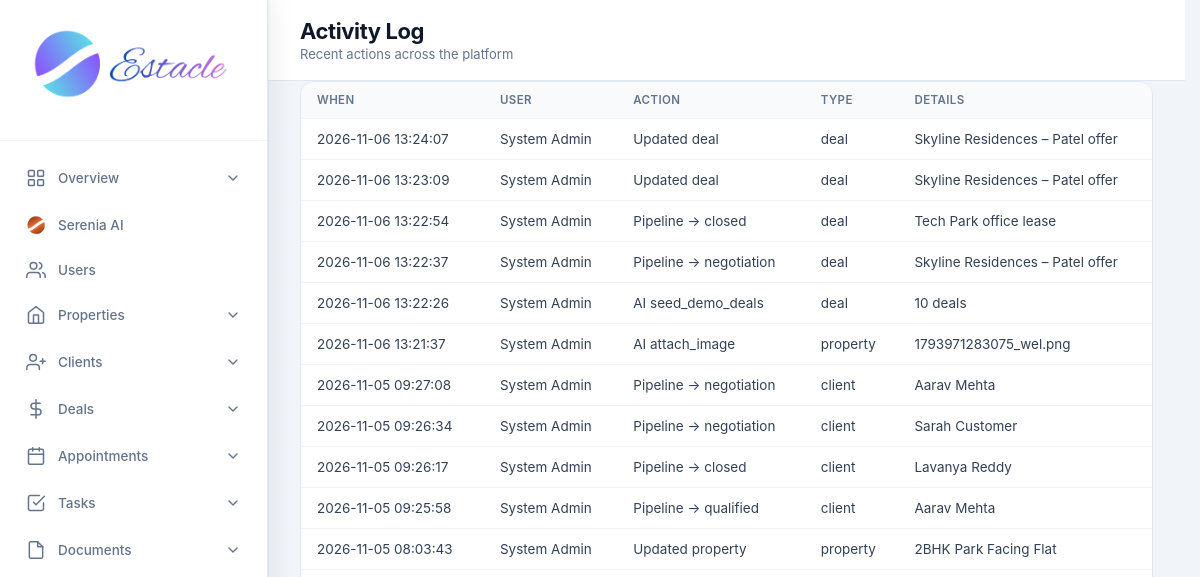
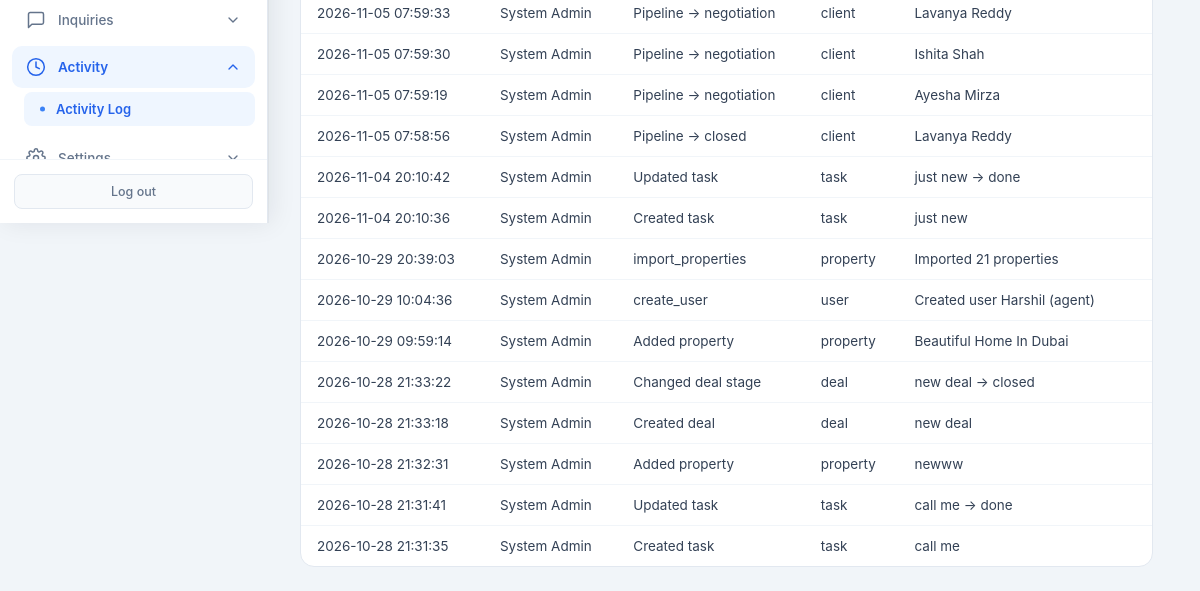
The app's page /admin/activity (signed in), older data (2 pictures, top to bottom).
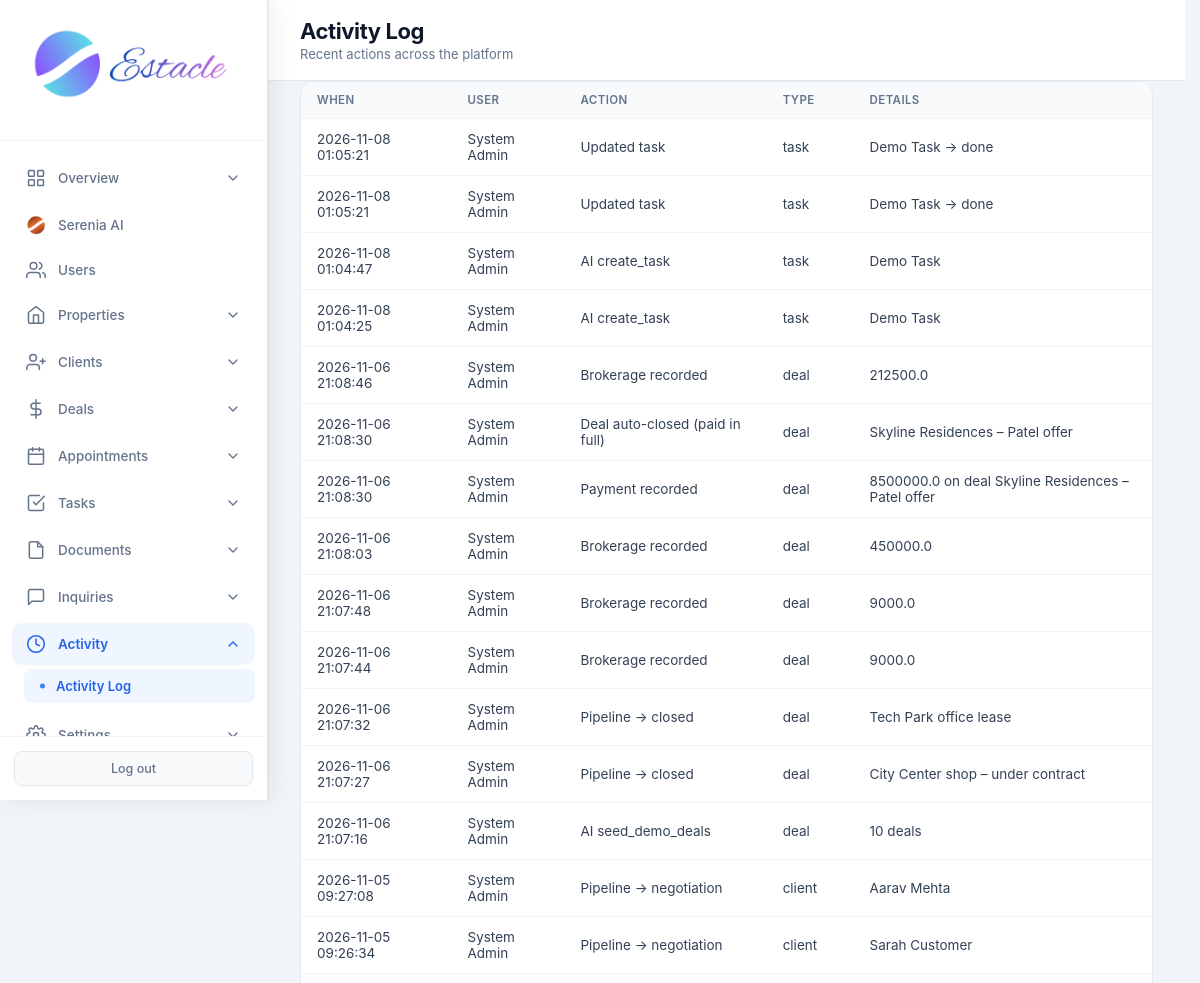
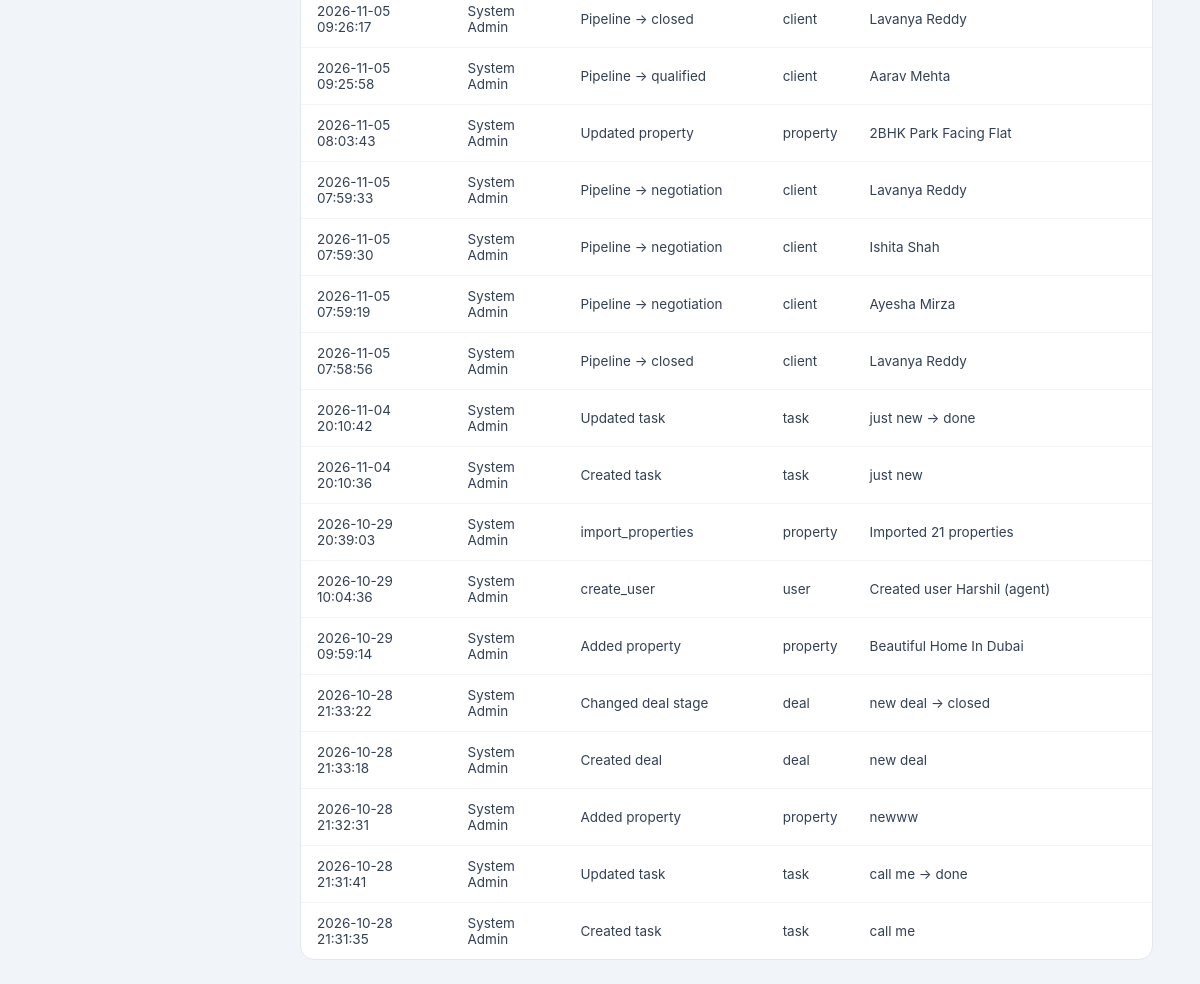
The same page, newer data (2 pictures, top to bottom).
### tables this page shows
CREATE TABLE activity_log (
            id INTEGER PRIMARY KEY AUTOINCREMENT,
            user_id INTEGER,
            action TEXT NOT NULL,
            entity_type TEXT,
            entity_id INTEGER,
            details TEXT,
            created_at TIMESTAMP DEFAULT CURRENT_TIMESTAMP,
            FOREIGN KEY (user_id) REFERENCES users (id)
        );

CREATE TABLE users (
            id INTEGER PRIMARY KEY AUTOINCREMENT,
            email TEXT UNIQUE NOT NULL,
            password TEXT NOT NULL,
            full_name TEXT NOT NULL,
            role TEXT NOT NULL CHECK(role IN ('admin', 'agent', 'customer')),
            phone TEXT,
            created_at TIMESTAMP DEFAULT CURRENT_TIMESTAMP,
            is_active INTEGER DEFAULT 1
        , avatar TEXT, last_seen TIMESTAMP, job_title TEXT, department TEXT, employee_id TEXT, license_no TEXT, commission_rate REAL, alt_phone TEXT, address TEXT, city TEXT, state TEXT, country TEXT, postal_code TEXT, notes TEXT, hire_date TEXT, timezone TEXT);

### routes/admin/activity.py (the view)
@admin.route('/admin/activity')
@login_required
@role_required('admin')
def admin_activity():
    db = get_db()
    logs = db.execute(
        "SELECT a.*, u.full_name as user_name FROM activity_log a LEFT JOIN users u ON a.user_id = u.id ORDER BY a.created_at DESC LIMIT 100"
    ).fetchall()
    return render_template('admin_activity.html', logs=logs)

### core/db.py (called while the page is built)
def get_db():
    if 'db' not in g:
        g.db = sqlite3.connect(current_app.config['DATABASE'])
        g.db.row_factory = sqlite3.Row
    return g.db

### core/helpers.py (called while the page is built)
def login_required(f):
    @wraps(f)
    def decorated_function(*args, **kwargs):
        if 'user_id' not in session:
            flash('Please log in to access this page.', 'warning')
            return redirect(url_for('auth.login'))
        return f(*args, **kwargs)
    return decorated_function

def role_required(*roles):
    def decorator(f):
        @wraps(f)
        def decorated_function(*args, **kwargs):
            if 'user_id' not in session:
                flash('Please log in to access this page.', 'warning')
                return redirect(url_for('auth.login'))
            if session.get('role') not in roles:
                flash('You do not have permission to access this page.', 'danger')
                return redirect(url_for('auth.role_redirect'))
            return f(*args, **kwargs)
        return decorated_function
    return decorator

def get_setting(key, default=''):
    db = get_db()
    row = db.execute('SELECT value FROM settings WHERE key = ?', (key,)).fetchone()
    return row['value'] if row else default

### templates/admin_activity.html (shortened to what this page needs)
<!DOCTYPE html>
<html lang="en">
<head>
<link rel="stylesheet" href="{{ url_for('static', filename='css/admin.css') }}">
</head>
<body>
<div class="app-layout">
{% set active = 'activity' %}
{% include 'partials/admin_sidebar.html' %}
<main class="main-content">
<header class="top-bar">
<div><h1 class="page-title">Activity Log</h1><p class="page-subtitle">Recent actions across the platform</p></div>
</header>
<div class="panel full"><div class="table-wrap"><table>
<thead><tr><th>When</th><th>User</th><th>Action</th><th>Type</th><th>Details</th></tr></thead>
<tbody>
{% for a in logs %}
<tr>
<td>{{ a.created_at }}</td>
<td>{{ a.user_name or '—' }}</td>
<td>{{ a.action }}</td>
<td>{{ a.entity_type or '—' }}</td>
<td>{{ a.details or '—' }}</td>
</tr>
{% else %}<tr><td colspan="5" class="empty">No activity yet</td></tr>{% endfor %}
</tbody></table></div></div>
</main>
</div>
</body>
</html>

### templates/partials/admin_sidebar.html (shortened to what this page needs)
<aside class="sidebar" data-shell="admin">
    <div class="sidebar-header">
        <div class="logo">
            <img src="{{ url_for('static', filename='images/logo.png') }}" alt="Estacle" class="sidebar-logo">
        </div>
    </div>
    <nav class="sidebar-nav">
        <div class="nav-dropdown {% if active in ['dashboard', 'analytics', 'search'] %}open has-active{% endif %}">
            <button type="button" class="nav-dropdown-toggle" onclick="this.parentElement.classList.toggle('open')">
                <svg class="nav-icon" viewBox="0 0 24 24"><rect x="3" y="3" width="7" height="7" rx="1"/><rect x="14" y="3" width="7" height="7" rx="1"/><rect x="3" y="14" width="7" height="7" rx="1"/><rect x="14" y="14" width="7" height="7" rx="1"/></svg>
                <span>Overview</span>
                <svg class="chevron" viewBox="0 0 24 24"><polyline points="6 9 12 15 18 9"/></svg>
            </button>
        </div>
        <a href="{{ url_for('admin.admin_ai') }}" class="nav-item {% if active == 'ai' %}active{% endif %}">
            <img class="nav-icon" src="{{ url_for('static', filename='images/serenia-icon.png') }}" alt="" style="width:20px;height:20px;object-fit:contain;border-radius:50%">
            <span>Serenia AI</span>
        </a>
        <a href="{{ url_for('admin.admin_users') }}" class="nav-item {% if active in ['users', 'add_user', 'edit_user'] %}active{% endif %}">
            <svg class="nav-icon" viewBox="0 0 24 24"><path d="M17 21v-2a4 4 0 0 0-4-4H5a4 4 0 0 0-4 4v2"/><circle cx="9" cy="7" r="4"/><path d="M23 21v-2a4 4 0 0 0-3-3.87"/><path d="M16 3.13a4 4 0 0 1 0 7.75"/></svg>
            <span>Users</span>
        </a>
        <div class="nav-dropdown {% if active in ['properties', 'add_property', 'property_detail', 'display_properties', 'compare'] %}open has-active{% endif %}">
            <button type="button" class="nav-dropdown-toggle" onclick="this.parentElement.classList.toggle('open')">
                <svg class="nav-icon" viewBox="0 0 24 24"><path d="M3 9l9-7 9 7v11a2 2 0 0 1-2 2H5a2 2 0 0 1-2-2z"/><polyline points="9 22 9 12 15 12 15 22"/></svg>
                <span>Properties</span>
                <svg class="chevron" viewBox="0 0 24 24"><polyline points="6 9 12 15 18 9"/></svg>
            </button>
        </div>
        <div class="nav-dropdown {% if active in ['clients', 'add_client', 'leads', 'add_lead'] %}open has-active{% endif %}">
            <button type="button" class="nav-dropdown-toggle" onclick="this.parentElement.classList.toggle('open')">
                <svg class="nav-icon" viewBox="0 0 24 24"><path d="M16 21v-2a4 4 0 0 0-4-4H5a4 4 0 0 0-4 4v2"/><circle cx="8.5" cy="7" r="4"/><line x1="20" y1="8" x2="20" y2="14"/><line x1="23" y1="11" x2="17" y2="11"/></svg>
                <span>Clients</span>
                <svg class="chevron" viewBox="0 0 24 24"><polyline points="6 9 12 15 18 9"/></svg>
            </button>
        </div>
        <div class="nav-dropdown {% if active in ['deals', 'deals_pipeline', 'add_deal', 'deal_payments', 'brokerage', 'deals_summary'] %}open has-active{% endif %}">
            <button type="button" class="nav-dropdown-toggle" onclick="this.parentElement.classList.toggle('open')">
                <svg class="nav-icon" viewBox="0 0 24 24"><line x1="12" y1="1" x2="12" y2="23"/><path d="M17 5H9.5a3.5 3.5 0 0 0 0 7h5a3.5 3.5 0 0 1 0 7H6"/></svg>
                <span>Deals</span>
                <svg class="chevron" viewBox="0 0 24 24"><polyline points="6 9 12 15 18 9"/></svg>
            </button>
        </div>
        <div class="nav-dropdown {% if active in ['appointments', 'add_appointment'] %}open has-active{% endif %}">
            <button type="button" class="nav-dropdown-toggle" onclick="this.parentElement.classList.toggle('open')">
                <svg class="nav-icon" viewBox="0 0 24 24"><rect x="3" y="4" width="18" height="18" rx="2" ry="2"/><line x1="16" y1="2" x2="16" y2="6"/><line x1="8" y1="2" x2="8" y2="6"/><line x1="3" y1="10" x2="21" y2="10"/></svg>
                <span>Appointments</span>
                <svg class="chevron" viewBox="0 0 24 24"><polyline points="6 9 12 15 18 9"/></svg>
            </button>
        </div>
        <div class="nav-dropdown {% if active in ['tasks', 'add_task'] %}open has-active{% endif %}">
            <button type="button" class="nav-dropdown-toggle" onclick="this.parentElement.classList.toggle('open')">
                <svg class="nav-icon" viewBox="0 0 24 24"><path d="M9 11l3 3L22 4"/><path d="M21 12v7a2 2 0 0 1-2 2H5a2 2 0 0 1-2-2V5a2 2 0 0 1 2-2h11"/></svg>
                <span>Tasks</span>
                <svg class="chevron" viewBox="0 0 24 24"><polyline points="6 9 12 15 18 9"/></svg>
            </button>
        </div>
        <div class="nav-dropdown {% if active in ['documents', 'add_document'] %}open has-active{% endif %}">
            <button type="button" class="nav-dropdown-toggle" onclick="this.parentElement.classList.toggle('open')">
                <svg class="nav-icon" viewBox="0 0 24 24"><path d="M14 2H6a2 2 0 0 0-2 2v16a2 2 0 0 0 2 2h12a2 2 0 0 0 2-2V8z"/><polyline points="14 2 14 8 20 8"/></svg>
                <span>Documents</span>
                <svg class="chevron" viewBox="0 0 24 24"><polyline points="6 9 12 15 18 9"/></svg>
            </button>
        </div>
        <div class="nav-dropdown {% if active == 'inquiries' %}open has-active{% endif %}">
            <button type="button" class="nav-dropdown-toggle" onclick="this.parentElement.classList.toggle('open')">
                <svg class="nav-icon" viewBox="0 0 24 24"><path d="M21 15a2 2 0 0 1-2 2H7l-4 4V5a2 2 0 0 1 2-2h14a2 2 0 0 1 2 2z"/></svg>
                <span>Inquiries</span>
                <svg class="chevron" viewBox="0 0 24 24"><polyline points="6 9 12 15 18 9"/></svg>
            </button>
        </div>
        <div class="nav-dropdown {% if active == 'activity' %}open has-active{% endif %}">
            <button type="button" class="nav-dropdown-toggle" onclick="this.parentElement.classList.toggle('open')">
                <svg class="nav-icon" viewBox="0 0 24 24"><circle cx="12" cy="12" r="10"/><polyline points="12 6 12 12 16 14"/></svg>
                <span>Activity</span>
                <svg class="chevron" viewBox="0 0 24 24"><polyline points="6 9 12 15 18 9"/></svg>
            </button>
            <div class="nav-dropdown-menu">
                <a href="{{ url_for('admin.admin_activity') }}" class="nav-subitem {% if active == 'activity' %}active{% endif %}">Activity Log</a>
            </div>
        </div>
        <div class="nav-dropdown {% if active == 'settings' %}open has-active{% endif %}">
            <button type="button" class="nav-dropdown-toggle" onclick="this.parentElement.classList.toggle('open')">
                <span>Settings</span>
                <svg class="chevron" viewBox="0 0 24 24"><polyline points="6 9 12 15 18 9"/></svg>
            </button>
        </div>
    </nav>
    <div class="sidebar-footer">
        <a href="{{ url_for('auth.logout') }}" class="logout-btn">Log out</a>
    </div>
</aside>

### static/css/admin.css (style rules this page uses)
* { margin: 0; padding: 0; box-sizing: border-box; }
body { font-family: -apple-system, BlinkMacSystemFont, 'Segoe UI', Roboto, 'Helvetica Neue', Arial, sans-serif; background: #f1f5f9; color: #0f172a; min-height: 100vh; }
.app-layout { display: flex; min-height: 100vh; }
.sidebar { width: 268px; background: #ffffff; color: #0f172a; display: flex; flex-direction: column; position: fixed; height: 100vh; z-index: 100; box-shadow: 4px 0 24px rgba(15, 23, 42, 0.08), 1px 0 0 rgba(15, 23, 42, 0.04); border-right: 1px solid #e2e8f0; }
.sidebar-header { padding: 28px 16px 24px; border-bottom: 1px solid #f1f5f9; display: flex; justify-content: center; }
.logo { display: flex; align-items: center; justify-content: center; width: 100%; }
.sidebar-logo { height: 88px; width: auto; max-width: 230px; object-fit: contain; }
.sidebar-nav { flex: 1; padding: 16px 12px; display: flex; flex-direction: column; gap: 3px; overflow-y: auto; }
.nav-item { display: flex; align-items: center; gap: 12px; padding: 11px 14px; border-radius: 10px; color: #64748b; text-decoration: none; font-size: 13.5px; font-weight: 500; transition: all 0.15s ease; }
.nav-icon { width: 20px; height: 20px; flex-shrink: 0; stroke: currentColor; fill: none; stroke-width: 1.8; stroke-linecap: round; stroke-linejoin: round; }
.sidebar-footer { padding: 14px; border-top: 1px solid #f1f5f9; }
.logout-btn { display: block; width: 100%; padding: 9px; text-align: center; background: #f8fafc; color: #64748b; border-radius: 8px; text-decoration: none; font-size: 12.5px; font-weight: 500; transition: all 0.15s ease; border: 1px solid #e2e8f0; }
.main-content { flex: 1; margin-left: 268px; min-height: 100vh; }
.top-bar { background: white; padding: 18px 32px; border-bottom: 1px solid #e2e8f0; display: flex; justify-content: space-between; align-items: center; }
.page-title { font-family: 'Inter', sans-serif; font-size: 22px; font-weight: 700; letter-spacing: -0.4px; color: #0f172a; }
.page-subtitle { font-size: 13px; color: #64748b; margin-top: 2px; font-weight: 400; }
.panel { background: white; border-radius: 14px; border: 1px solid #e2e8f0; overflow: hidden; }
.panel.full { margin: 0 32px 24px; }
.table-wrap { overflow-x: auto; }
table { width: 100%; border-collapse: collapse; font-size: 13.5px; }
th { text-align: left; padding: 11px 16px; background: #f8fafc; color: #64748b; font-weight: 600; font-size: 11.5px; text-transform: uppercase; letter-spacing: 0.4px; }
td { padding: 12px 16px; border-top: 1px solid #f1f5f9; color: #334155; }
.nav-dropdown { margin-bottom: 2px; }
.nav-dropdown-toggle { display: flex; align-items: center; gap: 12px; width: 100%; padding: 11px 14px; border: none; border-radius: 10px; background: transparent; color: #64748b; font-size: 13.5px; font-weight: 500; font-family: inherit; cursor: pointer; transition: all 0.15s ease; text-align: left; }
.nav-dropdown.has-active > .nav-dropdown-toggle { color: #2563eb; background: #eff6ff; font-weight: 600; }
.nav-dropdown-toggle .chevron { width: 16px; height: 16px; margin-left: auto; stroke: currentColor; fill: none; stroke-width: 2; stroke-linecap: round; stroke-linejoin: round; transition: transform 0.2s ease; }
.nav-dropdown.open > .nav-dropdown-toggle .chevron { transform: rotate(180deg); }
.nav-dropdown-menu { display: none; flex-direction: column; padding: 4px 0 6px 12px; gap: 1px; }
.nav-dropdown.open > .nav-dropdown-menu { display: flex; }
.nav-subitem { display: block; padding: 9px 14px 9px 32px; border-radius: 8px; color: #64748b; text-decoration: none; font-size: 13px; font-weight: 500; transition: all 0.15s ease; position: relative; }
.nav-subitem::before { content: ''; position: absolute; left: 16px; top: 50%; transform: translateY(-50%); width: 5px; height: 5px; border-radius: 50%; background: #cbd5e1; }
.nav-subitem.active { background: #eff6ff; color: #2563eb; font-weight: 600; }
.nav-subitem.active::before { background: #3b82f6; }
html { scrollbar-gutter: stable; }
.app-layout > :not(.sidebar):not(script):not(style) { animation: estacle-page-in 200ms cubic-bezier(0.22, 0.61, 0.36, 1) backwards; }

Row changes from the older to the newer data that the page shows:
added activity_log: created_at "2026-11-08 01:05:21", full_name "System Admin", action "Updated task", entity_type "task", details "Demo Task → done"
added activity_log: created_at "2026-11-08 01:05:21", full_name "System Admin", action "Updated task", entity_type "task", details "Demo Task → done"
added activity_log: created_at "2026-11-08 01:04:47", full_name "System Admin", action "AI create_task", entity_type "task", details "Demo Task"
added activity_log: created_at "2026-11-08 01:04:25", full_name "System Admin", action "AI create_task", entity_type "task", details "Demo Task"
added activity_log: created_at "2026-11-06 21:08:46", full_name "System Admin", action "Brokerage recorded", entity_type "deal", details "212500.0"
added activity_log: created_at "2026-11-06 21:08:30", full_name "System Admin", action "Deal auto-closed (paid in full)", entity_type "deal", details "Skyline Residences – Patel offer"
added activity_log: created_at "2026-11-06 21:08:30", full_name "System Admin", action "Payment recorded", entity_type "deal", details "8500000.0 on deal Skyline Residences – Patel offer"
changed activity_log (number 8 of 32 on the later page): created_at "2026-11-06 13:24:07" → "2026-11-06 21:08:03"; action "Updated deal" → "Brokerage recorded"; details "Skyline Residences – Patel offer" → "450000.0"
changed activity_log (number 9 of 32 on the later page): created_at "2026-11-06 13:23:09" → "2026-11-06 21:07:48"; action "Updated deal" → "Brokerage recorded"; details "Skyline Residences – Patel offer" → "9000.0"
changed activity_log (number 10 of 32 on the later page): created_at "2026-11-06 13:22:54" → "2026-11-06 21:07:44"; action "Pipeline → closed" → "Brokerage recorded"; details "Tech Park office lease" → "9000.0"
changed activity_log: created_at "2026-11-06 13:22:37" → "2026-11-06 21:07:32"; action "Pipeline → negotiation" → "Pipeline → closed"; details "Skyline Residences – Patel offer" → "Tech Park office lease"
changed activity_log: created_at "2026-11-06 13:22:26" → "2026-11-06 21:07:27"; action "AI seed_demo_deals" → "Pipeline → closed"; details "10 deals" → "City Center shop – under contract"
changed activity_log: created_at "2026-11-06 13:21:37" → "2026-11-06 21:07:16"; action "AI attach_image" → "AI seed_demo_deals"; entity_type "property" → "deal"; details "1793971283075_wel.png" → "10 deals"
